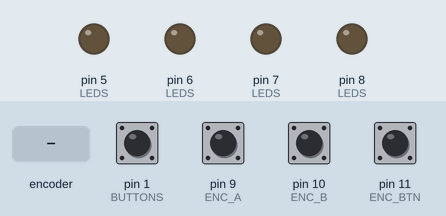
Simulated run of this sketch. Board: Arduino Uno, built with avr-gcc and run on an emulated ATmega328P. On the bench: output pins drawn as LEDs (lit = HIGH). The inputs (shaded band) are chosen by the test bench; at power-on: pin 1 (BUTTONS), pin 9 (ENC_A), pin 10 (ENC_B), pin 11 (ENC_BTN) HIGH.

Above: at 1.2 s.
1.3 s: rotary encoder on pin 9 (ENC_A) / pin 10 (ENC_B) turned 3 steps (first pin leading)
At 1.8 s:
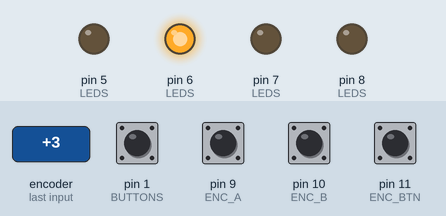
3.4 s: pin 11 (ENC_BTN) pulled LOW for 0.15 s
At 4.5 s:
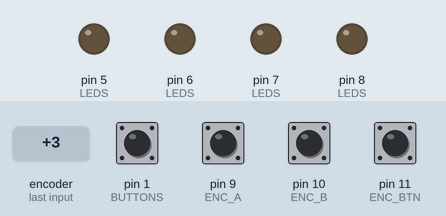
Timing chart, 0 to 6.4 s (numbered marks = the images above; inputs shaded):
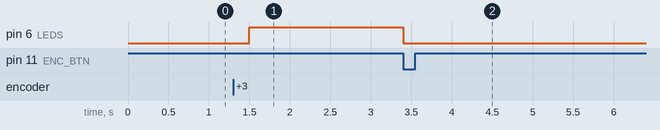

Measured:
- after the input at 1.3 s, pin 6 (LEDS): LOW → HIGH after 0.20 s
- after the input at 3.4 s, pin 6 (LEDS): HIGH → LOW at once

The sketch:

counterWithEncoder.ino
```cpp
/*
CONSTANTS
*/

// switches
const int BUT1 = 1;
const int BUT2 = 2;
const int BUT3 = 3;
const int BUT4 = 4;

// leds
const int LED1 = 5;
const int LED2 = 6;
const int LED3 = 7;
const int LED4 = 8;

// encoder stuff
const int ENC_A = 9;
const int ENC_B = 10;
const int ENC_BTN = 11;

// below is the same as simple count
const int BUTTONS[4] = {BUT1, BUT2, BUT3, BUT4};
const int LEDS[4] = {LED1, LED2, LED3, LED4};

int currentButtonIndex = 0;
int count = 0;
bool overflow = false;

int lastEncA = HIGH;
unsigned long lastDebTime = 0; // debounce time
bool lastEncBtn = HIGH;

// setup stuff
void setup(){
    for (int i = 0; i < 4; i++){
        pinMode(BUTTONS[i], INPUT_PULLUP);
        pinMode(LEDS[i], OUTPUT);
        digitalWrite(LEDS[i], LOW);
    }

    pinMode(ENC_A, INPUT_PULLUP);
    pinMode(ENC_B, INPUT_PULLUP);
    pinMode(ENC_BTN, INPUT_PULLUP);
}

// loop
void loop(){
    if (overflow) {
        blinkAllLEDs();
    } else {
        handleButtonSequence();
        handleEncoderRotation();
        handleEncoderButton();
    }
}

// for button sequences
void handleButtonSequence(){
    if (digitalRead(BUTTONS[currentButtonIndex]) == LOW){
        delay(50); //required debounce as seen before
        if (digitalRead(BUTTONS[currentButtonIndex]) == LOW){
            currentButtonIndex++;

            if (currentButtonIndex >= 4){
                currentButtonIndex = 0;
                count++;
                if (count >= 15){
                    overflow = true;
                } else {
                    displayCount(count);
                }
            }

            // wait for the button releases
            while (digitalRead(BUTTONS[currentButtonIndex == 0 ? 3 : currentButtonIndex - 1]) == LOW);
            delay(50);

        }
    }
}

void handleEncoderRotation(){
    int encA = digitalRead(ENC_A);
    int encB = digitalRead(ENC_B);

    if (encA != lastEncA && encA == LOW){
        if (encB == HIGH){
            // work with clockwise
            if (!overflow && count < 15){
                count++;
                displayCount(count);
            } else if (count >= 15) {
                overflow = true;
            }
        } else {
            // counter clockwise
            if (overflow){
                overflow = false;
            }
            if (count > 0){
                count--;
                displayCount(count);
            }
        }
    }
    lastEncA = encA;
}

void handleEncoderButton(){
    bool encBtn = digitalRead(ENC_BTN);

    if (encBtn == LOW && lastEncBtn == HIGH && (millis() - lastDebTime) > 200) {
        resetState();
        lastDebTime = millis();
    }

    lastEncBtn = encBtn;
}

void resetState(){
    count = 0;
    currentButtonIndex = 0;
    overflow = false;
    displayCount(count);
}

void displayCount(int value){
    for (int i = 0; i < 4; i++){
        digitalWrite(LEDS[i], (value >> i) & i);
    }
}

void blinkAllLEDs(){
    static unsigned long lastToggle = 0;
    static bool state = false;

    if (millis() - lastToggle >= 500){
        lastToggle = millis();
        state = !state;
        for (int i = 0; i < 4; i++){
            digitalWrite(LEDS[i], state ? HIGH : LOW);
        }
    }
}
```
